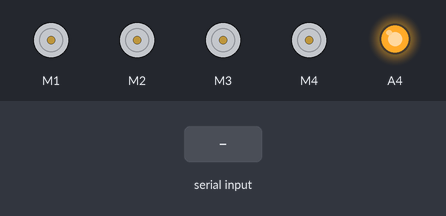
Bench run of a sketch on a simulated Arduino Uno, built with avr-gcc and run on an emulated ATmega328P. Parts: 4 × DC motor (green arrow = forward, orange = backward, longer = faster), output pins drawn as LEDs (lit = HIGH). The test bench sets the inputs (shaded band).

Above: at 1.2 s.
1.3 s: "forward" received over Serial
At 2.9 s:
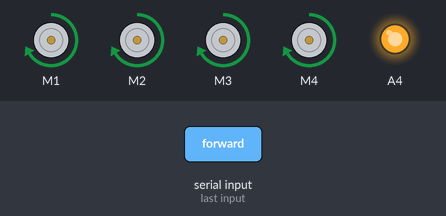
3.8 s: "backward" received over Serial
At 6.0 s:
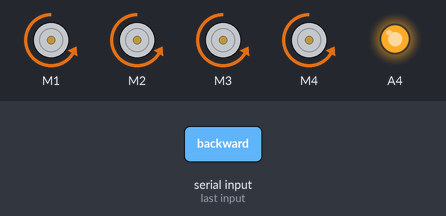
6.3 s: "right" received over Serial
At 7.8 s:
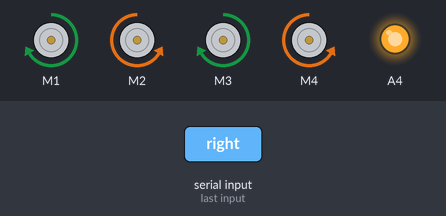
8.8 s: "left" received over Serial
At 10.9 s:
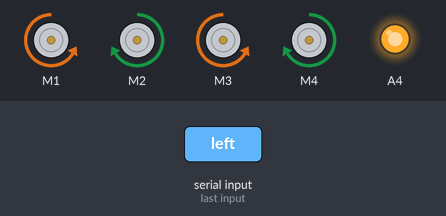
11.3 s: "slow" received over Serial
At 12.8 s:
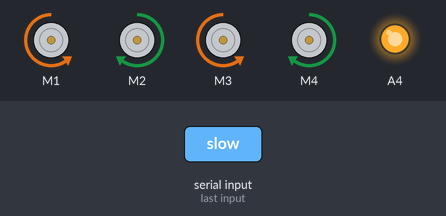
13.7 s: "fast" received over Serial
At 15.9 s:
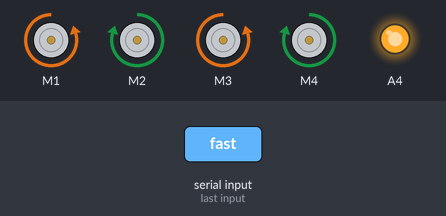
Timing chart, 0 to 17.2 s (numbered marks = the images above; inputs shaded):
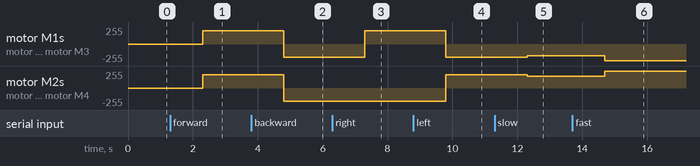

Measured:
- after the input at 1.3 s, motor M1–4: stopped → forward 200/255 after 1.0 s
- after the input at 3.8 s, motor M1–4: forward 200/255 → backward 200/255 after 1.0 s
- after the input at 6.3 s, motor M1, motor M3: backward 200/255 → forward 200/255 after 1.0 s
- after the input at 8.8 s, motor M1, motor M3: forward 200/255 → backward 200/255 after 1.0 s; motor M2, motor M4: backward 200/255 → forward 200/255 after 1.0 s
- after the input at 11.3 s, motor M1, motor M3: backward 200/255 → backward 175/255 after 1.0 s; motor M2, motor M4: forward 200/255 → forward 175/255 after 1.0 s
- after the input at 13.7 s, motor M1, motor M3: backward 175/255 → backward 250/255 after 1.0 s; motor M2, motor M4: forward 175/255 → forward 250/255 after 1.0 s

The sketch:

Mobile_Bluetooth_Robot_Car_simpleButtons.ino
```cpp
#include <AFMotor.h>
//#include <SoftwareSerial.h>

//#define rxPin  A0
//#define txPin  A1

AF_DCMotor flmotor(1);
AF_DCMotor frmotor(2);
AF_DCMotor blmotor(3);
AF_DCMotor brmotor(4);

//SoftwareSerial bluetooth(rxPin, txPin);

String dataIn = "";

void setup() {
  //pinMode(rxPin, INPUT);
  //pinMode(txPin, OUTPUT);

  pinMode(A4, OUTPUT);
  digitalWrite(A4, HIGH);
  //bluetooth.begin(38400);
  //bluetooth.setTimeout(1);
  delay(20);

  flmotor.setSpeed(200);
  flmotor.run(RELEASE);
  frmotor.setSpeed(200);
  frmotor.run(RELEASE);
  blmotor.setSpeed(200);
  blmotor.run(RELEASE);
  brmotor.setSpeed(200);
  brmotor.run(RELEASE);
  Serial.begin(38400);
}

void loop() {
  // put your main code here, to run repeatedly:
  if (Serial.available() > 0) {
    dataIn = Serial.readString();

    if (dataIn.startsWith("forward")) {
      flmotor.run(FORWARD);
      frmotor.run(FORWARD);
      blmotor.run(FORWARD);
      brmotor.run(FORWARD);
    }
    if (dataIn.startsWith("backward")) {
      flmotor.run(BACKWARD);
      frmotor.run(BACKWARD);
      blmotor.run(BACKWARD);
      brmotor.run(BACKWARD);
    }
    if (dataIn.startsWith("right")) {
      flmotor.run(FORWARD);
      frmotor.run(BACKWARD);
      blmotor.run(FORWARD);
      brmotor.run(BACKWARD);
    }
    if (dataIn.startsWith("left")) {
      flmotor.run(BACKWARD);
      frmotor.run(FORWARD);
      blmotor.run(BACKWARD);
      brmotor.run(FORWARD);
    }
    if (dataIn.startsWith("stop")) {
      flmotor.run(RELEASE);
      frmotor.run(RELEASE);
      blmotor.run(RELEASE);
      brmotor.run(RELEASE);
    }
    if (dataIn.startsWith("slow")) {
      flmotor.setSpeed(175);
      frmotor.setSpeed(175);
      blmotor.setSpeed(175);
      brmotor.setSpeed(175);
    }
    if (dataIn.startsWith("fast")) {
      flmotor.setSpeed(250);
      frmotor.setSpeed(250);
      blmotor.setSpeed(250);
      brmotor.setSpeed(250);
    }
  }
}
```
